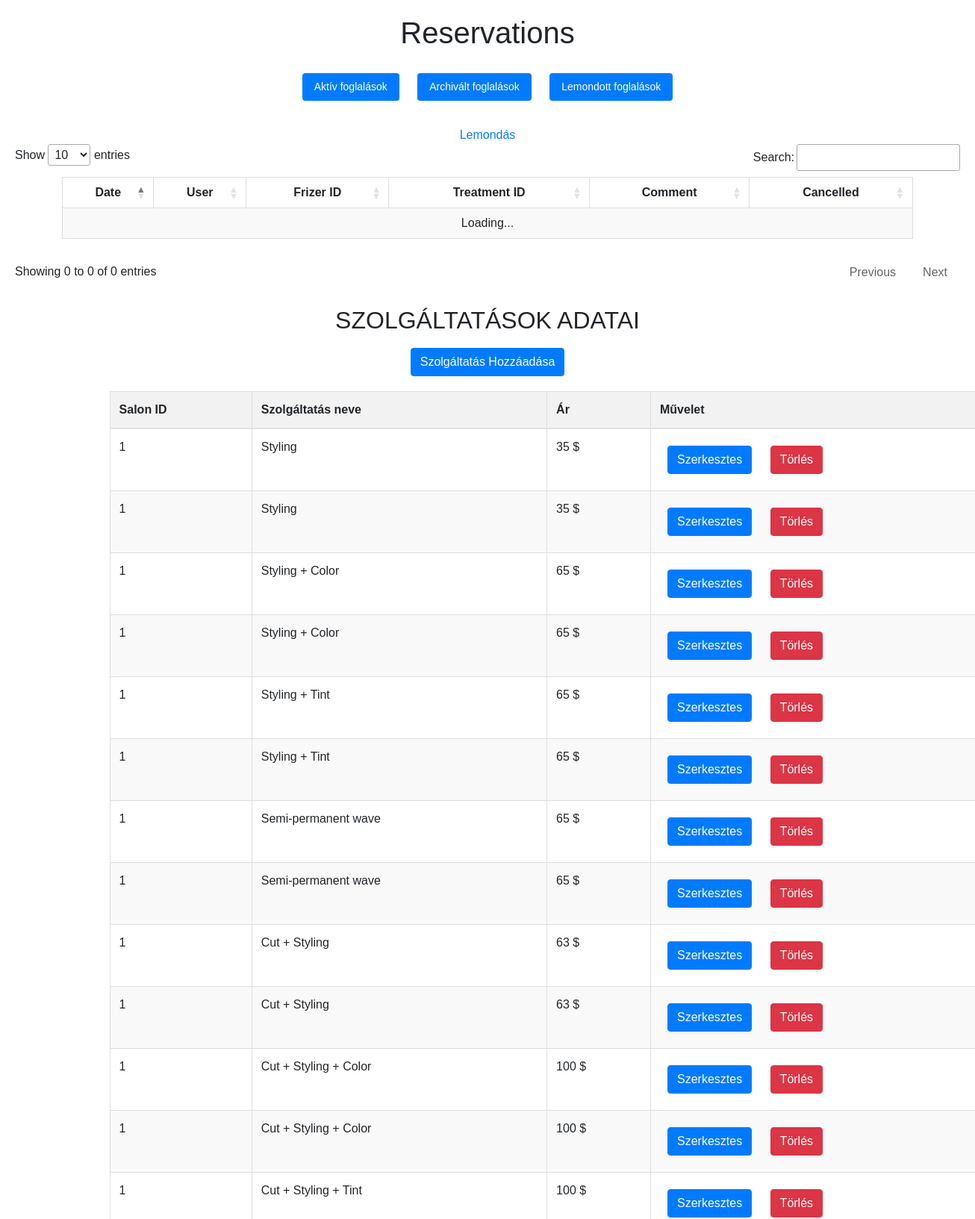
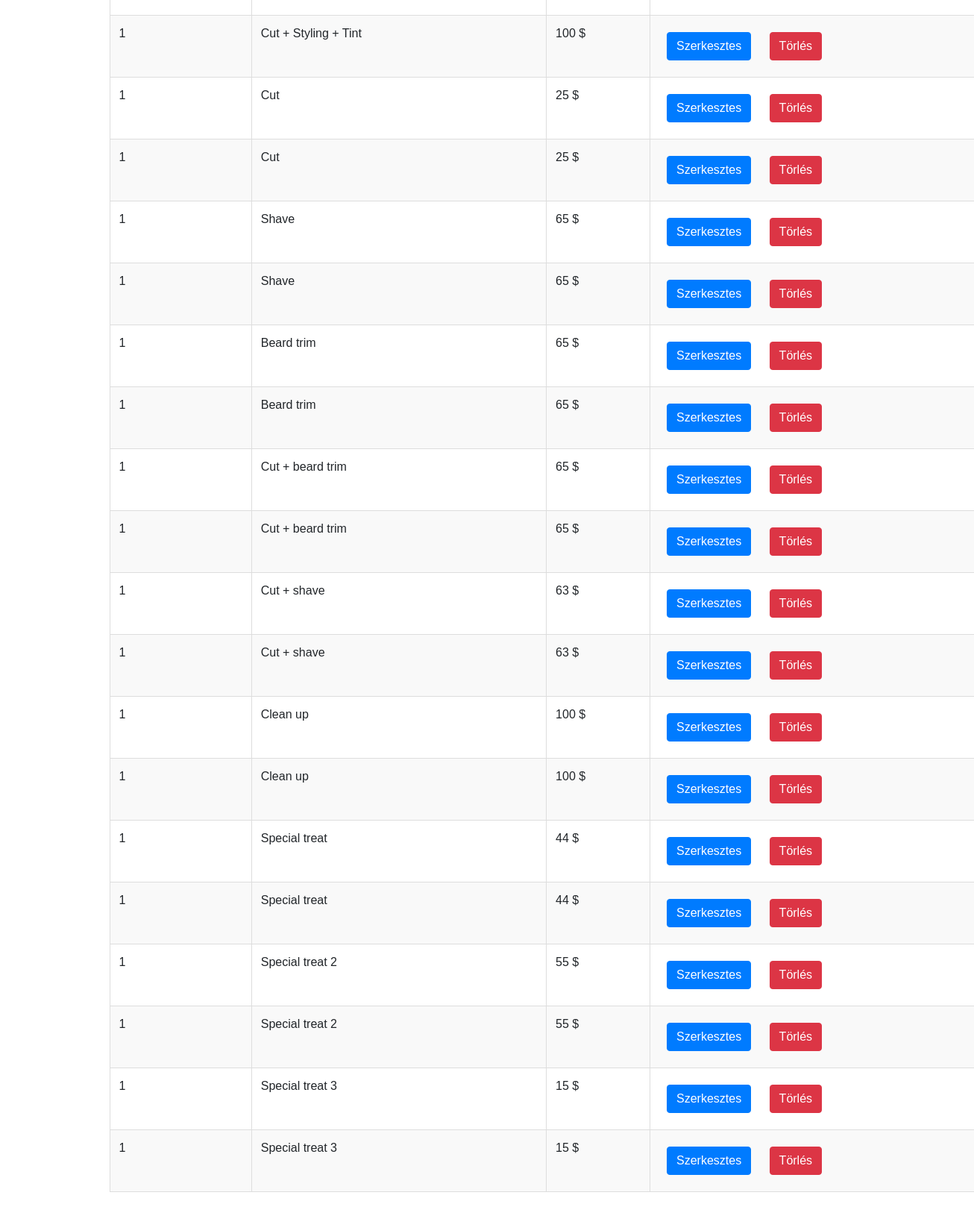
The page /edit_salon1.php (signed in) on the database its author committed (2 pictures, top to bottom).
### tables this page shows
CREATE TABLE `treatment` (
  `treatment_id` int NOT NULL,
  `salon_id` int NOT NULL,
  `treatment_name` varchar(255) NOT NULL,
  `treatment_price` int NOT NULL
);

### edit_salon1.php (the view, shortened to what this page needs)
<?php
if (isset($_SESSION['salon_owner_id'])) {
  $salon_id_owner = $_SESSION['salon_owner_id'];
} else {
  echo "No salon_owner_id found in session.";
  exit();
}
$dsn = "mysql:host=" . PARAMS['HOST'] . ";dbname=" . PARAMS['DB'] . ";charset=" . PARAMS['CHARSET'];
$options = [
  PDO::ATTR_ERRMODE => PDO::ERRMODE_EXCEPTION,
  PDO::ATTR_DEFAULT_FETCH_MODE => PDO::FETCH_ASSOC,
  PDO::ATTR_EMULATE_PREPARES => false
];
try {
  $pdo = new PDO($dsn, PARAMS['USER'], PARAMS['PASSWORD'], $options);
} catch (PDOException $e) {
  die('Connection failed: ' . $e->getMessage());
}
try {
  $query = "
    SELECT t.treatment_id, t.salon_id, t.treatment_name, t.treatment_price
    FROM treatment t
    JOIN salon_owner so ON t.salon_id = so.salon_owner_id
    WHERE so.salon_owner_id = :salon_owner_id
";
  $stmt = $pdo->prepare($query);
  $stmt->bindParam(':salon_owner_id', $salon_id_owner, PDO::PARAM_INT);
  $stmt->execute();
  $rows = $stmt->fetchAll(PDO::FETCH_ASSOC);
} catch (PDOException $e) {
  die("Error: " . $e->getMessage());
}
?>
<!DOCTYPE html>
<html lang="en">
<head>
  <link rel="stylesheet" href="assets/css/salon.css">
  <link rel="stylesheet" type="text/css" href="https://cdn.datatables.net/1.11.3/css/jquery.dataTables.css">
  <link href="https://stackpath.bootstrapcdn.com/bootstrap/4.0.0/css/bootstrap.min.css" rel="stylesheet">
</head>
</head>
<body>
  <h1>Reservations</h1>
  <button id="btn-active">Aktív foglalások</button>
  <button id="btn-archived">Archivált foglalások</button>
  <button id="btn-cancelled">Lemondott foglalások</button>
  <br><br>
  <a href="cancel.php">Lemondás</a>
  <table id="reservations-table" class="display">
    <thead>
      <tr>
        <th>Date</th>
        <th>User</th>
        <th>Frizer ID</th>
        <th>Treatment ID</th>
        <th>Comment</th>
        <th>Cancelled</th>
      </tr>
    </thead>
    <tbody>
    </tbody>
  </table>
  <br>
  <h2>SZOLGÁLTATÁSOK ADATAI</h2>
  <span><button class="btn btn-primary addTreatmentBtn" data-toggle="modal" data-target="#addTreatmentModal">Szolgáltatás Hozzáadása</button></span>
  <br>
  <table class="table">
    <thead>
      <tr>
        <th>Salon ID</th>
        <th>Szolgáltatás neve</th>
        <th>Ár</th>
        <th>Művelet</th>
      </tr>
    </thead>
    <tbody>
      <?php foreach ($rows as $row) : ?>
        <tr>
          <td><?= htmlspecialchars($row['salon_id']) ?></td>
          <td><?= htmlspecialchars($row['treatment_name']) ?></td>
          <td><?= htmlspecialchars($row['treatment_price']) ?> $</td>
          <td>
            <button class="btn btn-primary edit-btn" data-toggle="modal" data-target="#editModal" data-id="<?= $row['treatment_id'] ?>" data-name="<?= htmlspecialchars($row['treatment_name']) ?>" data-price="<?= $row['treatment_price'] ?>">
              Szerkesztes
            </button>
            <button class="btn btn-danger delete-btn" data-id="<?= $row['treatment_id'] ?>">
              Törlés
            </button>
          </td>
        </tr>
      <?php endforeach; ?>
    </tbody>
  </table>
</body>
</html>

### assets/css/salon.css (style rules this page uses)
* { margin: 0; padding: 0; box-sizing: border-box; }
h2 { text-align: center; margin-bottom: 20px; }
.table { width: 80%; border-collapse: collapse; margin-left: 10%; margin-right: auto; margin-top: 10px; }
.table th, .table td { border: 1px solid #ddd; padding: 8px; text-align: left; }
.table th { background-color: #f2f2f2; }
.table tbody tr:nth-child(even) { background-color: #f9f9f9; }
.btn { background-color: #007bff; color: #fff; border: none; padding: 8px 16px; cursor: pointer; border-radius: 4px; }

### edit_salon1.php (style rules this page uses)
body { font-family: Arial, sans-serif; margin: 20px; padding: 0; text-align: center; }
h1 { margin-bottom: 20px; }
button { margin: 10px; padding: 8px 16px; font-size: 14px; cursor: pointer; background-color: #007bff; color: #fff; border: none; border-radius: 4px; }
#reservations-table { width: 90%; margin: 20px auto; border-collapse: collapse; }
#reservations-table th, #reservations-table td { border: 1px solid #ddd; padding: 8px; text-align: center; }

### rows shown on the page
treatment: salon "1", treatment_name "Styling", treatment_price "35"
treatment: salon "1", treatment_name "Styling + Color", treatment_price "65"
treatment: salon "1", treatment_name "Styling + Tint", treatment_price "65"
treatment: salon "1", treatment_name "Semi-permanent wave", treatment_price "65"
treatment: salon "1", treatment_name "Cut + Styling", treatment_price "63"
treatment: salon "1", treatment_name "Cut + Styling + Color", treatment_price "100"
treatment: salon "1", treatment_name "Cut + Styling + Tint", treatment_price "100"
treatment: salon "1", treatment_name "Cut", treatment_price "25"
treatment: salon "1", treatment_name "Shave", treatment_price "65"
treatment: salon "1", treatment_name "Beard trim", treatment_price "65"
treatment: salon "1", treatment_name "Cut + beard trim", treatment_price "65"
treatment: salon "1", treatment_name "Cut + shave", treatment_price "63"
treatment: salon "1", treatment_name "Clean up", treatment_price "100"
treatment: salon "1", treatment_name "Special treat", treatment_price "44"
treatment: salon "1", treatment_name "Special treat 2", treatment_price "55"
treatment: salon "1", treatment_name "Special treat 3", treatment_price "15"
